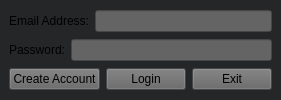
<?xml version="1.0" encoding="UTF-8"?>
<ui version="4.0">
 <class>login</class>
 <widget class="QMainWindow" name="login">
  <property name="geometry">
   <rect>
    <x>0</x>
    <y>0</y>
    <width>214</width>
    <height>100</height>
   </rect>
  </property>
  <property name="palette">
   <palette>
    <active>
     <colorrole role="WindowText">
      <brush brushstyle="SolidPattern">
       <color alpha="255">
        <red>255</red>
        <green>255</green>
        <blue>255</blue>
       </color>
      </brush>
     </colorrole>
     <colorrole role="Button">
      <brush brushstyle="SolidPattern">
       <color alpha="255">
        <red>36</red>
        <green>38</green>
        <blue>39</blue>
       </color>
      </brush>
     </colorrole>
     <colorrole role="Light">
      <brush brushstyle="SolidPattern">
       <color alpha="255">
        <red>54</red>
        <green>57</green>
        <blue>58</blue>
       </color>
      </brush>
     </colorrole>
     <colorrole role="Midlight">
      <brush brushstyle="SolidPattern">
       <color alpha="255">
        <red>45</red>
        <green>47</green>
        <blue>48</blue>
       </color>
      </brush>
     </colorrole>
     <colorrole role="Dark">
      <brush brushstyle="SolidPattern">
       <color alpha="255">
        <red>18</red>
        <green>19</green>
        <blue>19</blue>
       </color>
      </brush>
     </colorrole>
     <colorrole role="Mid">
      <brush brushstyle="SolidPattern">
       <color alpha="255">
        <red>24</red>
        <green>25</green>
        <blue>26</blue>
       </color>
      </brush>
     </colorrole>
     <colorrole role="Text">
      <brush brushstyle="SolidPattern">
       <color alpha="255">
        <red>255</red>
        <green>255</green>
        <blue>255</blue>
       </color>
      </brush>
     </colorrole>
     <colorrole role="BrightText">
      <brush brushstyle="SolidPattern">
       <color alpha="255">
        <red>255</red>
        <green>255</green>
        <blue>255</blue>
       </color>
      </brush>
     </colorrole>
     <colorrole role="ButtonText">
      <brush brushstyle="SolidPattern">
       <color alpha="255">
        <red>255</red>
        <green>255</green>
        <blue>255</blue>
       </color>
      </brush>
     </colorrole>
     <colorrole role="Base">
      <brush brushstyle="SolidPattern">
       <color alpha="255">
        <red>0</red>
        <green>0</green>
        <blue>0</blue>
       </color>
      </brush>
     </colorrole>
     <colorrole role="Window">
      <brush brushstyle="SolidPattern">
       <color alpha="255">
        <red>36</red>
        <green>38</green>
        <blue>39</blue>
       </color>
      </brush>
     </colorrole>
     <colorrole role="Shadow">
      <brush brushstyle="SolidPattern">
       <color alpha="255">
        <red>0</red>
        <green>0</green>
        <blue>0</blue>
       </color>
      </brush>
     </colorrole>
     <colorrole role="AlternateBase">
      <brush brushstyle="SolidPattern">
       <color alpha="255">
        <red>18</red>
        <green>19</green>
        <blue>19</blue>
       </color>
      </brush>
     </colorrole>
     <colorrole role="ToolTipBase">
      <brush brushstyle="SolidPattern">
       <color alpha="255">
        <red>255</red>
        <green>255</green>
        <blue>220</blue>
       </color>
      </brush>
     </colorrole>
     <colorrole role="ToolTipText">
      <brush brushstyle="SolidPattern">
       <color alpha="255">
        <red>0</red>
        <green>0</green>
        <blue>0</blue>
       </color>
      </brush>
     </colorrole>
    </active>
    <inactive>
     <colorrole role="WindowText">
      <brush brushstyle="SolidPattern">
       <color alpha="255">
        <red>255</red>
        <green>255</green>
        <blue>255</blue>
       </color>
      </brush>
     </colorrole>
     <colorrole role="Button">
      <brush brushstyle="SolidPattern">
       <color alpha="255">
        <red>36</red>
        <green>38</green>
        <blue>39</blue>
       </color>
      </brush>
     </colorrole>
     <colorrole role="Light">
      <brush brushstyle="SolidPattern">
       <color alpha="255">
        <red>54</red>
        <green>57</green>
        <blue>58</blue>
       </color>
      </brush>
     </colorrole>
     <colorrole role="Midlight">
      <brush brushstyle="SolidPattern">
       <color alpha="255">
        <red>45</red>
        <green>47</green>
        <blue>48</blue>
       </color>
      </brush>
     </colorrole>
     <colorrole role="Dark">
      <brush brushstyle="SolidPattern">
       <color alpha="255">
        <red>18</red>
        <green>19</green>
        <blue>19</blue>
       </color>
      </brush>
     </colorrole>
     <colorrole role="Mid">
      <brush brushstyle="SolidPattern">
       <color alpha="255">
        <red>24</red>
        <green>25</green>
        <blue>26</blue>
       </color>
      </brush>
     </colorrole>
     <colorrole role="Text">
      <brush brushstyle="SolidPattern">
       <color alpha="255">
        <red>255</red>
        <green>255</green>
        <blue>255</blue>
       </color>
      </brush>
     </colorrole>
     <colorrole role="BrightText">
      <brush brushstyle="SolidPattern">
       <color alpha="255">
        <red>255</red>
        <green>255</green>
        <blue>255</blue>
       </color>
      </brush>
     </colorrole>
     <colorrole role="ButtonText">
      <brush brushstyle="SolidPattern">
       <color alpha="255">
        <red>255</red>
        <green>255</green>
        <blue>255</blue>
       </color>
      </brush>
     </colorrole>
     <colorrole role="Base">
      <brush brushstyle="SolidPattern">
       <color alpha="255">
        <red>0</red>
        <green>0</green>
        <blue>0</blue>
       </color>
      </brush>
     </colorrole>
     <colorrole role="Window">
      <brush brushstyle="SolidPattern">
       <color alpha="255">
        <red>36</red>
        <green>38</green>
        <blue>39</blue>
       </color>
      </brush>
     </colorrole>
     <colorrole role="Shadow">
      <brush brushstyle="SolidPattern">
       <color alpha="255">
        <red>0</red>
        <green>0</green>
        <blue>0</blue>
       </color>
      </brush>
     </colorrole>
     <colorrole role="AlternateBase">
      <brush brushstyle="SolidPattern">
       <color alpha="255">
        <red>18</red>
        <green>19</green>
        <blue>19</blue>
       </color>
      </brush>
     </colorrole>
     <colorrole role="ToolTipBase">
      <brush brushstyle="SolidPattern">
       <color alpha="255">
        <red>255</red>
        <green>255</green>
        <blue>220</blue>
       </color>
      </brush>
     </colorrole>
     <colorrole role="ToolTipText">
      <brush brushstyle="SolidPattern">
       <color alpha="255">
        <red>0</red>
        <green>0</green>
        <blue>0</blue>
       </color>
      </brush>
     </colorrole>
    </inactive>
    <disabled>
     <colorrole role="WindowText">
      <brush brushstyle="SolidPattern">
       <color alpha="255">
        <red>18</red>
        <green>19</green>
        <blue>19</blue>
       </color>
      </brush>
     </colorrole>
     <colorrole role="Button">
      <brush brushstyle="SolidPattern">
       <color alpha="255">
        <red>36</red>
        <green>38</green>
        <blue>39</blue>
       </color>
      </brush>
     </colorrole>
     <colorrole role="Light">
      <brush brushstyle="SolidPattern">
       <color alpha="255">
        <red>54</red>
        <green>57</green>
        <blue>58</blue>
       </color>
      </brush>
     </colorrole>
     <colorrole role="Midlight">
      <brush brushstyle="SolidPattern">
       <color alpha="255">
        <red>45</red>
        <green>47</green>
        <blue>48</blue>
       </color>
      </brush>
     </colorrole>
     <colorrole role="Dark">
      <brush brushstyle="SolidPattern">
       <color alpha="255">
        <red>18</red>
        <green>19</green>
        <blue>19</blue>
       </color>
      </brush>
     </colorrole>
     <colorrole role="Mid">
      <brush brushstyle="SolidPattern">
       <color alpha="255">
        <red>24</red>
        <green>25</green>
        <blue>26</blue>
       </color>
      </brush>
     </colorrole>
     <colorrole role="Text">
      <brush brushstyle="SolidPattern">
       <color alpha="255">
        <red>18</red>
        <green>19</green>
        <blue>19</blue>
       </color>
      </brush>
     </colorrole>
     <colorrole role="BrightText">
      <brush brushstyle="SolidPattern">
       <color alpha="255">
        <red>255</red>
        <green>255</green>
        <blue>255</blue>
       </color>
      </brush>
     </colorrole>
     <colorrole role="ButtonText">
      <brush brushstyle="SolidPattern">
       <color alpha="255">
        <red>18</red>
        <green>19</green>
        <blue>19</blue>
       </color>
      </brush>
     </colorrole>
     <colorrole role="Base">
      <brush brushstyle="SolidPattern">
       <color alpha="255">
        <red>36</red>
        <green>38</green>
        <blue>39</blue>
       </color>
      </brush>
     </colorrole>
     <colorrole role="Window">
      <brush brushstyle="SolidPattern">
       <color alpha="255">
        <red>36</red>
        <green>38</green>
        <blue>39</blue>
       </color>
      </brush>
     </colorrole>
     <colorrole role="Shadow">
      <brush brushstyle="SolidPattern">
       <color alpha="255">
        <red>0</red>
        <green>0</green>
        <blue>0</blue>
       </color>
      </brush>
     </colorrole>
     <colorrole role="AlternateBase">
      <brush brushstyle="SolidPattern">
       <color alpha="255">
        <red>36</red>
        <green>38</green>
        <blue>39</blue>
       </color>
      </brush>
     </colorrole>
     <colorrole role="ToolTipBase">
      <brush brushstyle="SolidPattern">
       <color alpha="255">
        <red>255</red>
        <green>255</green>
        <blue>220</blue>
       </color>
      </brush>
     </colorrole>
     <colorrole role="ToolTipText">
      <brush brushstyle="SolidPattern">
       <color alpha="255">
        <red>0</red>
        <green>0</green>
        <blue>0</blue>
       </color>
      </brush>
     </colorrole>
    </disabled>
   </palette>
  </property>
  <property name="windowTitle">
   <string>MainWindow</string>
  </property>
  <property name="styleSheet">
   <string notr="true">QPushButton {
	background-color: rgb(100, 100, 100);
}
QLineEdit{
	color: rgb(255, 255, 255);
	background-color: rgb(100, 100, 100);
	
}</string>
  </property>
  <widget class="QWidget" name="centralwidget">
   <layout class="QVBoxLayout" name="verticalLayout">
    <item>
     <layout class="QHBoxLayout" name="horizontalLayout">
      <item>
       <widget class="QLabel" name="label">
        <property name="text">
         <string>Email Address:</string>
        </property>
        <property name="alignment">
         <set>Qt::AlignRight|Qt::AlignTrailing|Qt::AlignVCenter</set>
        </property>
       </widget>
      </item>
      <item>
       <widget class="QLineEdit" name="lineEdit"/>
      </item>
     </layout>
    </item>
    <item>
     <layout class="QHBoxLayout" name="horizontalLayout_2">
      <item>
       <widget class="QLabel" name="label_2">
        <property name="layoutDirection">
         <enum>Qt::LeftToRight</enum>
        </property>
        <property name="text">
         <string>Password:</string>
        </property>
        <property name="alignment">
         <set>Qt::AlignRight|Qt::AlignTrailing|Qt::AlignVCenter</set>
        </property>
       </widget>
      </item>
      <item>
       <widget class="QLineEdit" name="lineEdit_2"/>
      </item>
     </layout>
    </item>
    <item>
     <layout class="QHBoxLayout" name="horizontalLayout_3">
      <item>
       <widget class="QPushButton" name="pushButton">
        <property name="text">
         <string>Create Account</string>
        </property>
       </widget>
      </item>
      <item>
       <widget class="QPushButton" name="pushButton_2">
        <property name="text">
         <string>Login</string>
        </property>
       </widget>
      </item>
      <item>
       <widget class="QPushButton" name="pushButton_3">
        <property name="text">
         <string>Exit</string>
        </property>
       </widget>
      </item>
     </layout>
    </item>
   </layout>
  </widget>
 </widget>
 <resources/>
 <connections/>
</ui>
